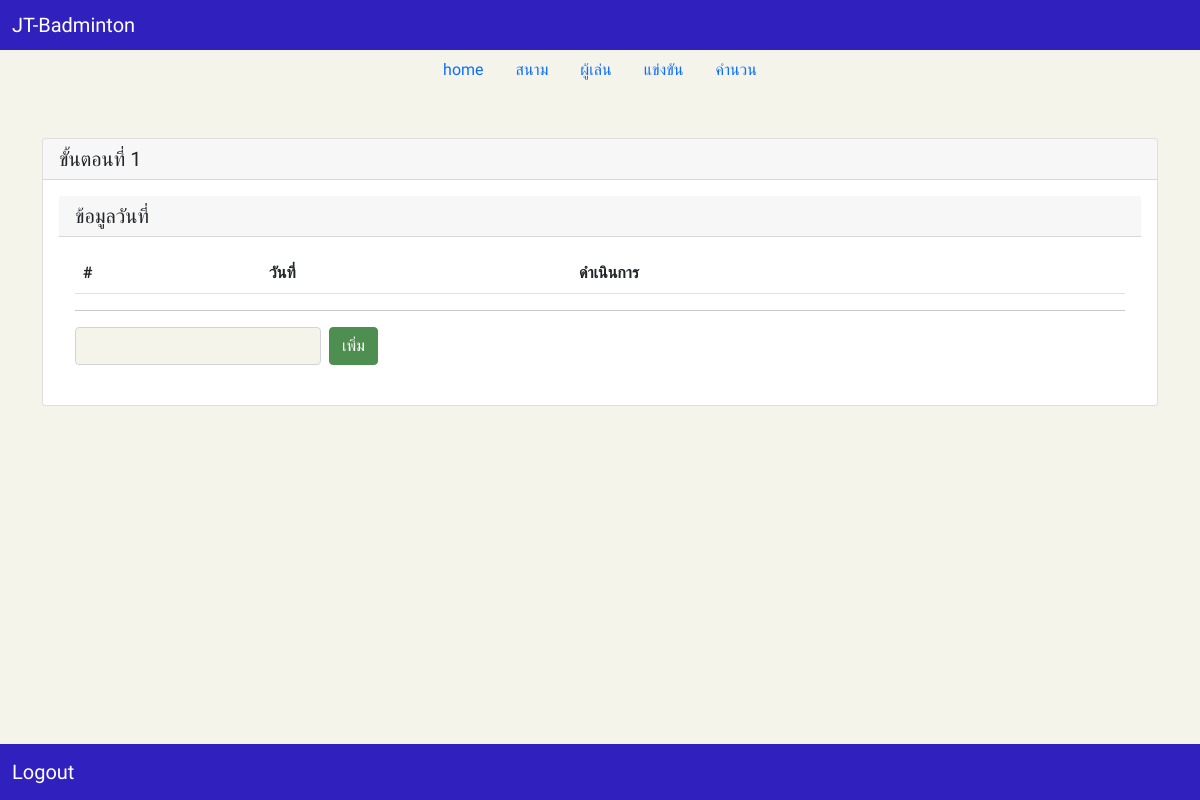
Before: /pages (signed in) with the older database file.
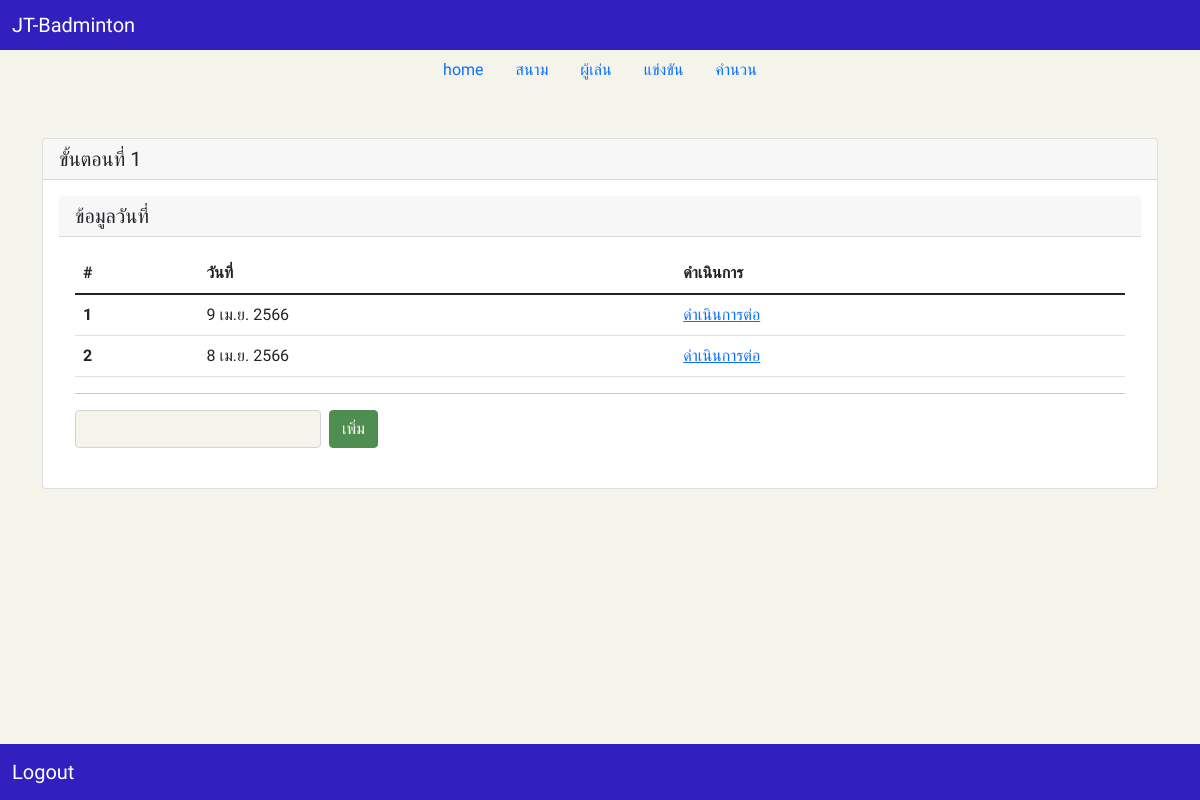
After: the same page with the newer database file.
### tables this page shows
CREATE TABLE `tb_date` (
  `d_id` int(11) NOT NULL,
  `d_date` date NOT NULL,
  `u_id` int(11) NOT NULL
);

### src/Database/DbBadminton.php (called while the page is built, shortened)
<?php
class DbBadminton{
    private $host = "localhost";
	private $user = "usersci";
	private $password = "sciencepwd";
	private $dbName = "db_badminton";
	function __construct() {
		$this->pdo = $this->connect();
	}
	protected function connect() {
		$dsn = "mysql:host={$this->host};dbname={$this->dbName}";
		$pdo = new PDO($dsn, $this->user, $this->password);
		$pdo->exec("set names utf8");
		$pdo->setAttribute(PDO::ATTR_DEFAULT_FETCH_MODE, PDO::FETCH_ASSOC);
		$pdo->setAttribute(PDO::ATTR_ERRMODE, PDO::ERRMODE_EXCEPTION);
		return $pdo;
	}
}
?>

### src/Model/Badminton/Dates.php (called while the page is built, shortened)
<?php
class Dates extends DbBadminton
{
  public function getDateByUser($u_id)
  {
    $sql = "
        SELECT *
        FROM tb_date
        WHERE u_id = {$u_id}
        ORDER BY d_date DESC
    ";
    $stmt = $this->pdo->query($sql);
    $data = $stmt->fetchAll();
    return $data;
  }
}
?>

### function/function.php (called while the page is built, shortened)
<?php
 function datethai($date){
    $da=explode("-",$date);
    $d=$da[2];
    $month=month($date);
    $year=year($date);
    $data =intval($d)." ".$month." ".$year;
    return  $data;
}
 function month($date){
    $da=explode("-",$date);
    $m=$da[1];
    switch ($m){
        case "04":
            $month="เม.ย.";
            break;
    }
    return $month;
}
 function year($date){
    $da=explode("-",$date);
    $d=$da[2];
    $y=$da[0];
    return  $y+543;
}
?>

### pages/index.php (the view, shortened to what this page needs)
<!DOCTYPE html>
<html>
<head>
    <?php require $_SERVER['DOCUMENT_ROOT'] . "/badminton/components/link.php"; ?>
</head>
<body class="font-sriracha">
    <?php require $_SERVER['DOCUMENT_ROOT'] . "/badminton/components/nav.php"; ?>
    <?php require $_SERVER['DOCUMENT_ROOT'] . "/badminton/components/botton.php"; ?>
    <div class="container mt-5">
        <div class="card">
            <h5 class="card-header">ขั้นตอนที่ 1</h5>
            <div class="card-body">
            <h5 class="card-header">ข้อมูลวันที่</h5>
            <div class="card-body">
                <table class="table">
                    <thead>
                        <tr>
                            <th scope="col">#</th>
                            <th scope="col">วันที่</th>
                            <th scope="col">ดำเนินการ</th>
                        </tr>
                    </thead>
                    <tbody>
                        <?php
                            $dataD = $dateObj->getDateByUser($_SESSION['b_u_id']);
                            $i =0;
                            foreach($dataD as $d){
                                $i++;
                                $dateshow=datethai($d['d_date']);
                                echo "
                                    <tr>
                                        <th scope='row'>{$i}</th>
                                        <td>{$dateshow}</td>
                                        <td><a href='/badminton/pages/court.php?date={$d['d_date']}'>ดำเนินการต่อ</a></td>
                                    </tr>
                                ";
                            }
                        ?>
                    </tbody>
                </table>
                <hr>
                <form action="" method="POST">
                    <div class="d-flex mb-2">
                        <div class="">
                        <input type="text" id="datepicker" class="form-control" name="d_date" required autocomplete="off" value="">
                        </div>
                        <button type="submit" class="btn btn-success mx-2 text-white" name="add">เพิ่ม</button>
                    </div>
                </form>
        </div>
    </div>
</body>
</html>

### components/link.php
<link rel="stylesheet" href="/badminton/theme/css/bootstrap-theme.css">
<link rel="stylesheet" href="/badminton/theme/css/datepicker.css">

### components/nav.php (shortened to what this page needs)
<?php require $_SERVER['DOCUMENT_ROOT']."/badminton/function/function.php"; ?>
<?php
$dateObj = new Dates;
if(isset($_SESSION['b_login']) AND ($_SESSION['b_login']== true)){
    echo "
        <nav class='navbar navbar-dark bg-primary'>
            <div class='container-fluid'>
                <span class='navbar-brand mb-0 h1'>{$_SESSION['b_u_team']}</span>
            </div>
        </nav>
        <ul class='nav justify-content-center'>
            <li class='nav-item'>
                <a class='nav-link'  href='/badminton/pages/index.php'>home</a>
            </li>
            <li class='nav-item'>
                <a class='nav-link '  href='/badminton/pages/court.php'>สนาม</a>
            </li>
            <li class='nav-item'>
                <a class='nav-link' href='/badminton/pages/member.php'>ผู้เล่น</a>
            </li>
            <li class='nav-item'>
                <a class='nav-link' href='/badminton/pages/match.php'>แข่งขัน</a>
            </li>
            <li class='nav-item'>
                <a class='nav-link ' href='#'>คำนวน</a>
            </li>
        </ul>
    ";
}

### components/botton.php
<nav class="navbar fixed-bottom navbar-dark bg-primary">
  <div class="container-fluid">
    <a class="navbar-brand" href="/badminton/components/logout.php">Logout</a>
  </div>
</nav>

Changed rows visible on the page:
added tb_date: d_date "9 เม.ย. 2566"
added tb_date: d_date "8 เม.ย. 2566"
